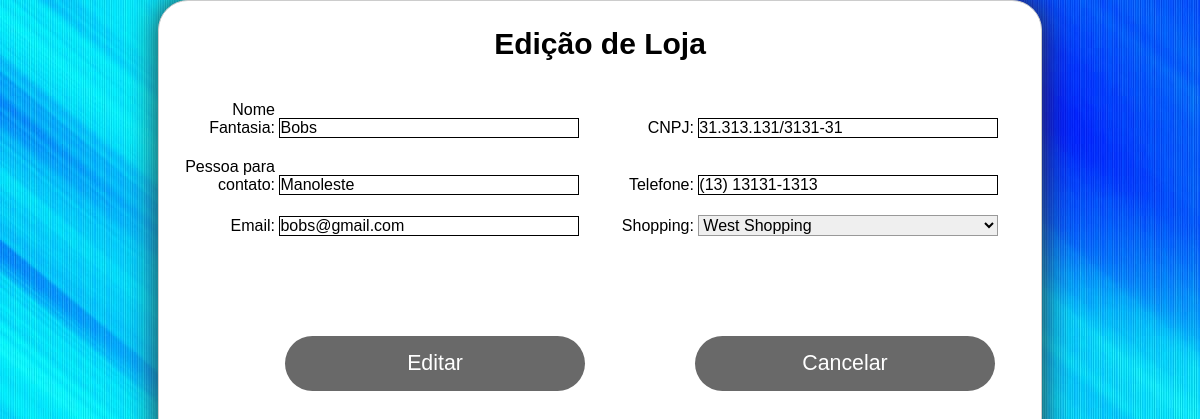
Page /loja/formEditarLoja.php?idLoja=16 (signed in) on the committed database.
### tables this page shows
CREATE TABLE `loja` (
  `idLoja` int(11) NOT NULL AUTO_INCREMENT,
  `nomeFantasia` varchar(20) DEFAULT NULL,
  `CNPJ` varchar(18) DEFAULT NULL,
  `pessoaContato` varchar(20) DEFAULT NULL,
  `telefone` varchar(30) DEFAULT NULL,
  `email` varchar(30) DEFAULT NULL,
  `shopping` varchar(20) DEFAULT NULL,
  `id_Shop` int(11) DEFAULT NULL,
  PRIMARY KEY (`idLoja`),
  KEY `fk_id_Shop` (`id_Shop`),
  CONSTRAINT `fk_id_Shop` FOREIGN KEY (`id_Shop`) REFERENCES `shop` (`idShop`) ON DELETE CASCADE ON UPDATE CASCADE
);

### loja/formEditarLoja.php (the view, shortened to what this page needs)
<?php
	include_once "../conexao.php";
	$idLoja = filter_var($_GET['idLoja'], FILTER_SANITIZE_NUMBER_INT);
	$consulta = $conectar->query("SELECT * FROM loja WHERE idLoja = '$idLoja'");
	$linha = $consulta->fetch(PDO::FETCH_ASSOC);
?>
<!DOCTYPE html>
<html lang="pt-BR">
<head>
	<link rel="stylesheet" href="../estilos.css">
</head>
<body>
<form class="cadastro" action="editarLoja.php" method="post">
    <h3 id="cadastroShop">Edição de Loja</h3>
<div class="esquerda">
        <label for="nomeFantasia">Nome Fantasia:</label>
        <input type="text" maxlength="20" name="nomeFantasia" value="<?php echo $linha['nomeFantasia']?>" id="nomeFantasia" />
    </div>
<div class="direita">
        <label for="CNPJ">CNPJ:</label>
        <input type="text" maxlength="18" name="CNPJ" value="<?php echo $linha['CNPJ']?>" id="CNPJ" />
    </div>
    <div class="esquerda">
        <label for="pessoaContato">Pessoa para contato:</label>
        <input type="text" maxlength="20" name="pessoaContato" value="<?php echo $linha['pessoaContato']?>" id="pessoaContato" />
    </div>
    <div class="direita">
        <label for="telefone">Telefone:</label>
        <input type="text" placeholder="Digite um número de telefone" maxlength="15" name="telefone" value="<?php echo $linha['telefone']?>" id="telefone" />
    </div>
    <div class="esquerda">
        <label for="email">Email:</label>
        <input type="text" maxlength="30" name="email" value="<?php echo $linha['email']?>" id="email" />
    </div>
    <div class="direita">
        <label for="shopping">Shopping:</label>
          <select type="text" name="shopping" id="shopping">
            <?php
             $consulta = $conectar->query("SELECT razaoSocial, nomeFantasia, CNPJ, pessoaContato, telefone, email, endereco, bairro, municipio, uf, cep  FROM shop");
             $dadosShop = $consulta->FETCHALL(PDO::FETCH_ASSOC);
                $total = $consulta->rowCount();
                for ($i=0; $i < $total; $i++) {
                    echo "<option>" . $dadosShop[$i]['nomeFantasia'] . "</option> ";
                }
             ?>
        </select>
    </div>
    <div>
        <button class="threed" id="botaoCadastro" type="submit">Editar</button>
        <button class="threed" id="botaoCancelar" ><a href="editar-excluirLoja.php">Cancelar</a> </button>
    </div>
    </form>
</body>
</html>

### estilos.css (style rules this page uses)
* { margin: 0px; padding: 0px; }
h3 { text-align: center; margin-top: 50px; }
body { background-image: url("imagens/fundo2.jpg"); background-size: cover; font-family: arial; color: white; }
a { color: white; text-decoration: none; text-align: center; display: block; }
.cadastro { margin: 0 auto; width: 850px; height: 700px; background-color: white; color: black; padding: 1em; border: 1px solid #CCC; border-radius: 30px; overflow: hidden; font-family: sans-serif; box-shadow: 0 0 30px #333; }
h3#cadastroShop { margin-top: 10px; margin-bottom: 30px; font-size: 30px; }
.esquerda { display: inline-block; }
.direita { display: inline-block; }
input, select { font: 1em sans-serif; width: 300px; -moz-box-sizing: border-box; box-sizing: border-box; border: 1px solid #999; }
input { border-color: #000; }
div { margin: 10px; }
button#botaoCadastro { display: inline-block; height: 55px; width: 300px; margin: 10px; border-radius: 30px; border: none; font-size: 16pt; padding: 10px 20px; background-color: #696969; color: white; outline: none; margin-left: 100px; margin-top: 80px; float: left; cursor: pointer; }
button#botaoCancelar { display: inline-block; height: 55px; width: 300px; margin: 10px; border-radius: 30px; border: none; font-size: 16pt; padding: 10px 20px; background-color: #696969; color: white; outline: none; margin-left: 100px; margin-top: 80px; float: left; }
label { display: inline-block; width: 90px; text-align: right; }

### rows in the picture
loja: nomeFantasia "Bobs", CNPJ "31.313.131/3131-31", pessoaContato "Manoleste", telefone "(13) 13131-1313", email "bobs@gmail.com"

### other values in the picture
form field shopping "West Shopping"
